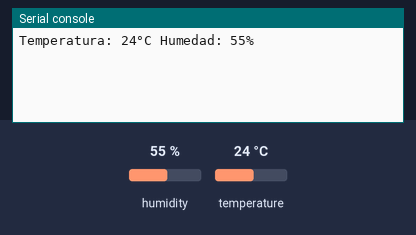
A program run on a simulated ESP32 board running MicroPython. On the bench: the last lines printed to the serial console. Inputs (shaded band) come from the test bench; at power-on: humidity 55 %, temperature 24 °C.

Above: at 1.2 s.
1.3 s: humidity set to 22 %
At 2.7 s:
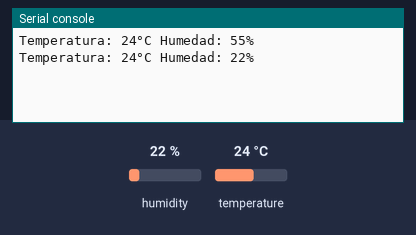
4.0 s: temperature set to 12 °C
At 5.0 s:
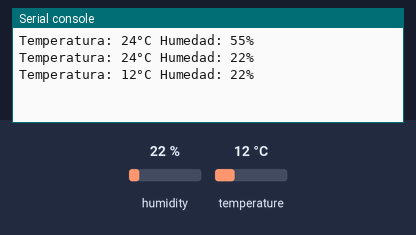
6.7 s: humidity set to 40 %
At 8.5 s:
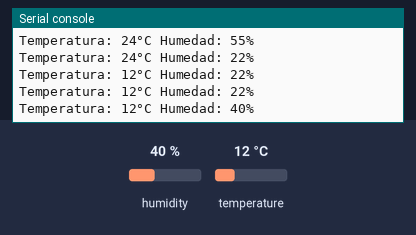
Timing chart, 0 to 10.0 s (numbered marks = the images above; inputs shaded):
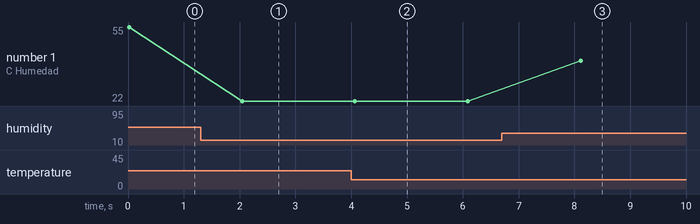

Measured:
- after the input at 1.3 s, the serial console: prints a new line after 0.75 s (image 1)
- after the input at 4.0 s, the serial console: prints a new line after 0.07 s (image 2)
- after the input at 6.7 s, the serial console: prints a new line after 1.4 s (image 3)
- plotted number 1: 55 → 22 after the input at 1.3 s, 22 → 40 after the input at 6.7 s

The program:

humedad___temperatura.py
```python
import machine
import dht
import time

# Configura el pin al que está conectado el DHT11
sensor = dht.DHT11(machine.Pin(0))  # G0 corresponde al Pin 0 en el ESP32

def read_sensor():
    try:
        sensor.measure()  # Toma una medición del sensor DHT11
        temp = sensor.temperature()  # Obtiene la temperatura en grados Celsius
        hum = sensor.humidity()  # Obtiene la humedad relativa en porcentaje
        print("Temperatura: {}°C Humedad: {}%".format(temp, hum))
    except OSError as e:
        print("Error al leer del sensor DHT11:", e)

while True:
    read_sensor()
    time.sleep(2)  # Espera 2 segundos antes de la próxima lectura
```
